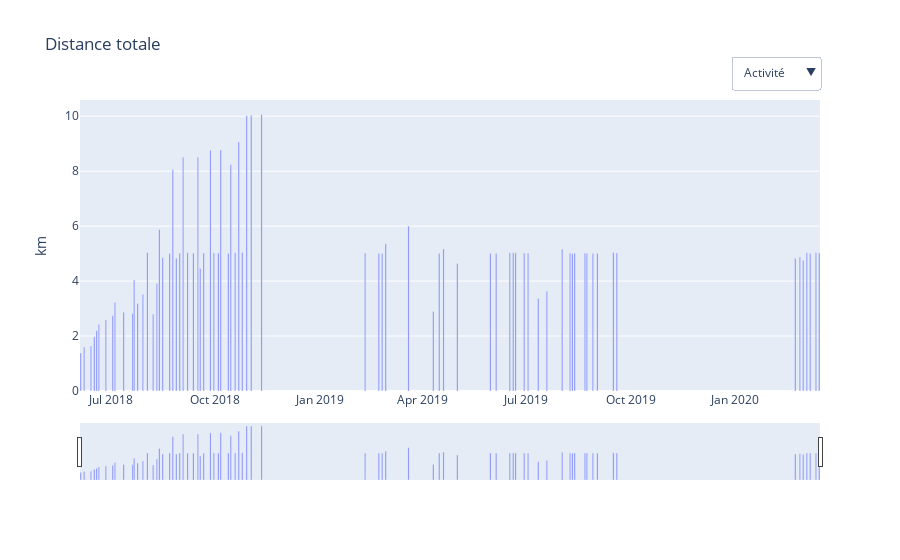

Notebook cell for this chart:
### Code cell
fig = go.Figure()
fig.add_bar(x=df["Date"],y=df["Distance (km)"])
fig.add_bar(x=dfw.index.to_timestamp(),y=dfw["Distance (km)"]["sum"],visible=False)
fig.add_bar(x=dfm.index.to_timestamp(),y=dfm["Distance (km)"]["sum"],visible=False)
fig.add_bar(x=dfy.index.to_timestamp(),y=dfy["Distance (km)"]["sum"],visible=False)
fig.update_layout(
    xaxis_rangeslider_visible=True,
    xaxis_type="date",
    yaxis_title="km",
    title="Distance totale",
    updatemenus = [dict(
        x = 1,
        y = 1.15,
        yanchor = 'top',
        active = 0,
        showactive = True,
        buttons = [
        dict(
            args = ['visible', [i == 0 for i in range(0,4)]],
            label = 'Activité',
            method = 'restyle',
        ), dict(
            args = ['visible', [i == 1 for i in range(0,4)]],
            label = 'Semaine',
            method = 'restyle',
        ), dict(
            args = ['visible', [i == 2 for i in range(0,4)]],
            label = 'Mois',
            method = 'restyle',
        ), dict(
            args = ['visible', [i == 3 for i in range(0,4)]],
            label = 'Année',
            method = 'restyle',
        )
        ]
    )]
)
fig.write_html("distance_tot.html",include_plotlyjs='cdn')
fig
